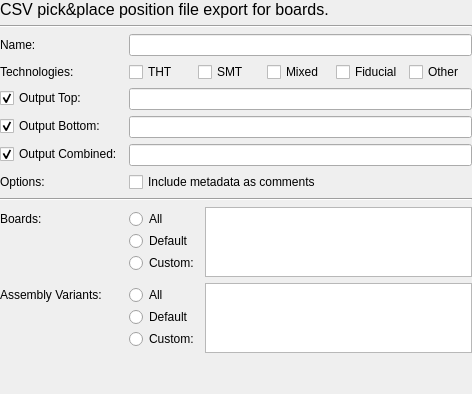
<?xml version="1.0" encoding="UTF-8"?>
<ui version="4.0">
 <class>librepcb::editor::PickPlaceOutputJobWidget</class>
 <widget class="QWidget" name="librepcb::editor::PickPlaceOutputJobWidget">
  <property name="geometry">
   <rect>
    <x>0</x>
    <y>0</y>
    <width>472</width>
    <height>394</height>
   </rect>
  </property>
  <property name="windowTitle">
   <string>Form</string>
  </property>
  <layout class="QFormLayout" name="formLayout">
   <property name="leftMargin">
    <number>0</number>
   </property>
   <property name="topMargin">
    <number>0</number>
   </property>
   <property name="rightMargin">
    <number>0</number>
   </property>
   <property name="bottomMargin">
    <number>0</number>
   </property>
   <item row="0" column="0" colspan="2">
    <widget class="QLabel" name="label">
     <property name="font">
      <font>
       <pointsize>12</pointsize>
      </font>
     </property>
     <property name="text">
      <string>CSV pick&amp;place position file export for boards.</string>
     </property>
     <property name="wordWrap">
      <bool>true</bool>
     </property>
    </widget>
   </item>
   <item row="1" column="0" colspan="2">
    <widget class="Line" name="line">
     <property name="orientation">
      <enum>Qt::Horizontal</enum>
     </property>
    </widget>
   </item>
   <item row="2" column="0">
    <widget class="QLabel" name="label_4">
     <property name="text">
      <string>Name:</string>
     </property>
    </widget>
   </item>
   <item row="2" column="1">
    <widget class="QLineEdit" name="edtName"/>
   </item>
   <item row="4" column="1">
    <widget class="QLineEdit" name="edtOutputTop"/>
   </item>
   <item row="8" column="0" colspan="2">
    <widget class="Line" name="line_2">
     <property name="orientation">
      <enum>Qt::Horizontal</enum>
     </property>
    </widget>
   </item>
   <item row="9" column="0">
    <widget class="QLabel" name="label_2">
     <property name="text">
      <string>Boards:</string>
     </property>
    </widget>
   </item>
   <item row="9" column="1">
    <layout class="QHBoxLayout" name="horizontalLayout_2">
     <item>
      <layout class="QVBoxLayout" name="verticalLayout_2">
       <property name="spacing">
        <number>0</number>
       </property>
       <item>
        <widget class="QRadioButton" name="rbtnBoardsAll">
         <property name="text">
          <string>All</string>
         </property>
         <attribute name="buttonGroup">
          <string notr="true">btnGrpBoards</string>
         </attribute>
        </widget>
       </item>
       <item>
        <widget class="QRadioButton" name="rbtnBoardsDefault">
         <property name="text">
          <string>Default</string>
         </property>
         <attribute name="buttonGroup">
          <string notr="true">btnGrpBoards</string>
         </attribute>
        </widget>
       </item>
       <item>
        <widget class="QRadioButton" name="rbtnBoardsCustom">
         <property name="text">
          <string>Custom:</string>
         </property>
         <attribute name="buttonGroup">
          <string notr="true">btnGrpBoards</string>
         </attribute>
        </widget>
       </item>
      </layout>
     </item>
     <item>
      <widget class="QListWidget" name="lstBoards">
       <property name="sizePolicy">
        <sizepolicy hsizetype="Expanding" vsizetype="Preferred">
         <horstretch>0</horstretch>
         <verstretch>0</verstretch>
        </sizepolicy>
       </property>
       <property name="horizontalScrollBarPolicy">
        <enum>Qt::ScrollBarAlwaysOff</enum>
       </property>
       <property name="sizeAdjustPolicy">
        <enum>QAbstractScrollArea::AdjustToContents</enum>
       </property>
       <property name="resizeMode">
        <enum>QListView::Adjust</enum>
       </property>
      </widget>
     </item>
    </layout>
   </item>
   <item row="10" column="0">
    <widget class="QLabel" name="label_5">
     <property name="text">
      <string>Assembly Variants:</string>
     </property>
    </widget>
   </item>
   <item row="10" column="1">
    <layout class="QHBoxLayout" name="horizontalLayout_3">
     <item>
      <layout class="QVBoxLayout" name="verticalLayout_3">
       <property name="spacing">
        <number>0</number>
       </property>
       <item>
        <widget class="QRadioButton" name="rbtnVariantsAll">
         <property name="text">
          <string>All</string>
         </property>
         <attribute name="buttonGroup">
          <string notr="true">btnGrpVariants</string>
         </attribute>
        </widget>
       </item>
       <item>
        <widget class="QRadioButton" name="rbtnVariantsDefault">
         <property name="text">
          <string>Default</string>
         </property>
         <attribute name="buttonGroup">
          <string notr="true">btnGrpVariants</string>
         </attribute>
        </widget>
       </item>
       <item>
        <widget class="QRadioButton" name="rbtnVariantsCustom">
         <property name="text">
          <string>Custom:</string>
         </property>
         <attribute name="buttonGroup">
          <string notr="true">btnGrpVariants</string>
         </attribute>
        </widget>
       </item>
      </layout>
     </item>
     <item>
      <widget class="QListWidget" name="lstVariants">
       <property name="sizePolicy">
        <sizepolicy hsizetype="Expanding" vsizetype="Preferred">
         <horstretch>0</horstretch>
         <verstretch>0</verstretch>
        </sizepolicy>
       </property>
       <property name="horizontalScrollBarPolicy">
        <enum>Qt::ScrollBarAlwaysOff</enum>
       </property>
       <property name="sizeAdjustPolicy">
        <enum>QAbstractScrollArea::AdjustToContents</enum>
       </property>
       <property name="resizeMode">
        <enum>QListView::Adjust</enum>
       </property>
      </widget>
     </item>
    </layout>
   </item>
   <item row="4" column="0">
    <widget class="QCheckBox" name="cbxCreateTop">
     <property name="text">
      <string>Output Top:</string>
     </property>
     <property name="checked">
      <bool>true</bool>
     </property>
    </widget>
   </item>
   <item row="5" column="0">
    <widget class="QCheckBox" name="cbxCreateBottom">
     <property name="text">
      <string>Output Bottom:</string>
     </property>
     <property name="checked">
      <bool>true</bool>
     </property>
    </widget>
   </item>
   <item row="6" column="0">
    <widget class="QCheckBox" name="cbxCreateBoth">
     <property name="text">
      <string>Output Combined:</string>
     </property>
     <property name="checked">
      <bool>true</bool>
     </property>
    </widget>
   </item>
   <item row="5" column="1">
    <widget class="QLineEdit" name="edtOutputBottom"/>
   </item>
   <item row="6" column="1">
    <widget class="QLineEdit" name="edtOutputBoth"/>
   </item>
   <item row="7" column="0">
    <widget class="QLabel" name="label_3">
     <property name="text">
      <string>Options:</string>
     </property>
    </widget>
   </item>
   <item row="7" column="1">
    <widget class="QCheckBox" name="cbxIncludeComment">
     <property name="text">
      <string>Include metadata as comments</string>
     </property>
    </widget>
   </item>
   <item row="3" column="0">
    <widget class="QLabel" name="label_6">
     <property name="text">
      <string>Technologies:</string>
     </property>
    </widget>
   </item>
   <item row="3" column="1">
    <layout class="QHBoxLayout" name="horizontalLayout">
     <item>
      <widget class="QCheckBox" name="cbxTechnologyTht">
       <property name="text">
        <string>THT</string>
       </property>
      </widget>
     </item>
     <item>
      <widget class="QCheckBox" name="cbxTechnologySmt">
       <property name="text">
        <string>SMT</string>
       </property>
      </widget>
     </item>
     <item>
      <widget class="QCheckBox" name="cbxTechnologyMixed">
       <property name="text">
        <string>Mixed</string>
       </property>
      </widget>
     </item>
     <item>
      <widget class="QCheckBox" name="cbxTechnologyFiducial">
       <property name="text">
        <string>Fiducial</string>
       </property>
      </widget>
     </item>
     <item>
      <widget class="QCheckBox" name="cbxTechnologyOther">
       <property name="text">
        <string>Other</string>
       </property>
      </widget>
     </item>
    </layout>
   </item>
  </layout>
 </widget>
 <tabstops>
  <tabstop>edtName</tabstop>
  <tabstop>cbxTechnologyTht</tabstop>
  <tabstop>cbxTechnologySmt</tabstop>
  <tabstop>cbxTechnologyMixed</tabstop>
  <tabstop>cbxTechnologyFiducial</tabstop>
  <tabstop>cbxTechnologyOther</tabstop>
  <tabstop>cbxCreateTop</tabstop>
  <tabstop>edtOutputTop</tabstop>
  <tabstop>cbxCreateBottom</tabstop>
  <tabstop>edtOutputBottom</tabstop>
  <tabstop>cbxCreateBoth</tabstop>
  <tabstop>edtOutputBoth</tabstop>
  <tabstop>cbxIncludeComment</tabstop>
  <tabstop>rbtnBoardsAll</tabstop>
  <tabstop>rbtnBoardsDefault</tabstop>
  <tabstop>rbtnBoardsCustom</tabstop>
  <tabstop>lstBoards</tabstop>
  <tabstop>rbtnVariantsDefault</tabstop>
  <tabstop>rbtnVariantsAll</tabstop>
  <tabstop>rbtnVariantsCustom</tabstop>
  <tabstop>lstVariants</tabstop>
 </tabstops>
 <resources/>
 <connections/>
 <buttongroups>
  <buttongroup name="btnGrpBoards"/>
  <buttongroup name="btnGrpVariants"/>
 </buttongroups>
</ui>
